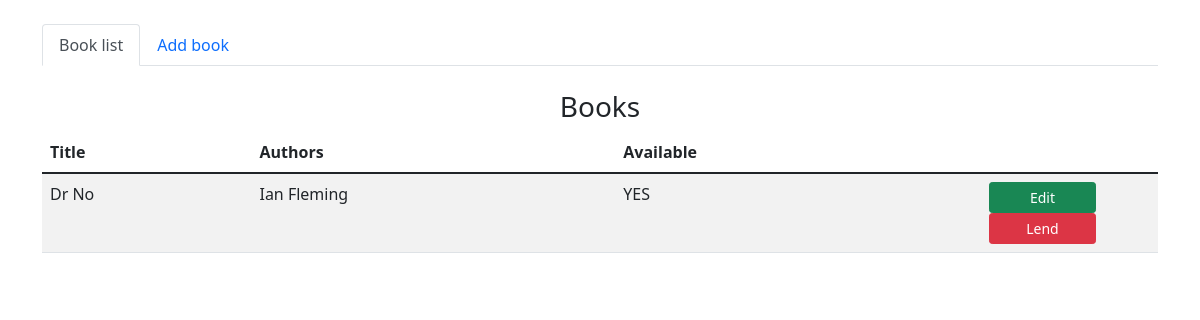
Before: / with the older database file.
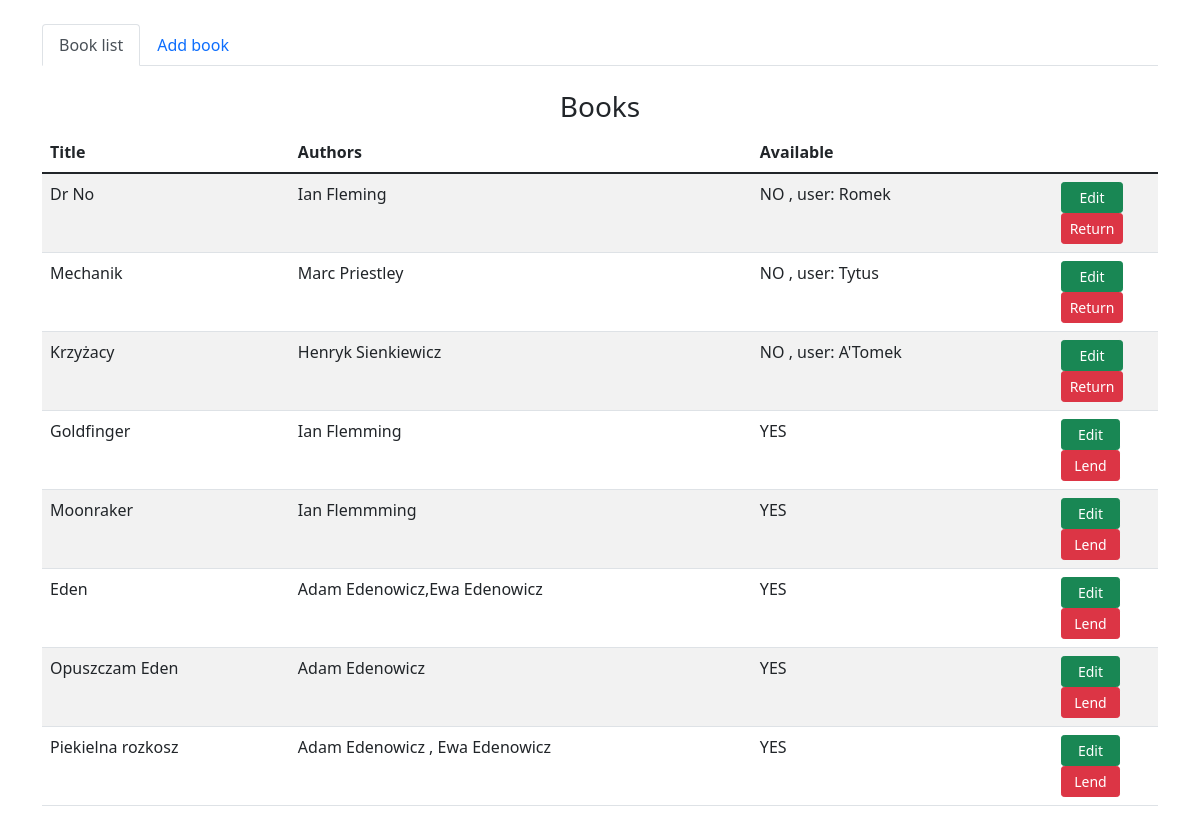
After: the same page with the newer database file.
### Website/models.py (models this page shows)
class Book(db.Model):
    title=db.Column(db.String(120), primary_key=True)
    authors=db.relationship("Author", backref='owner')
    available=db.Column(db.String(20))
    user=db.relationship("User", backref='user')

class Author(db.Model):
    name=db.Column(db.String(100), primary_key=True)
    book=db.Column(db.String, db.ForeignKey('book.title'))
    def __str__(self):
        return f'{self.name}'

class User(db.Model):
    name=db.Column(db.String(100), primary_key=True)
    book=db.Column(db.String, db.ForeignKey('book.title'))
    def __str__(self):
        return f'{self.name}'

### Website/views.py (the view)
@views.route('/', methods=['GET', 'POST'])
def home():
    books=Book.query.all()
    books_list=[]
    for book in books:
        books_list.append(BookSchema(book))
    return render_template('home.html', books=books_list, books_no=len(books))

### Website/templates/home.html (shortened to what this page needs)
{% extends "base.html" %}
{% block nav %}
    <div class="container">
        <ul class="nav nav-tabs">
          <li class="nav-item">
            <a class="nav-link active" href="/" role="button">Book list</a>
          </li>
          <li class="nav-item">
            <a class="nav-link" href="/add" role="button">Add book</a>
          </li>
        </ul>
    </div>
{% endblock %}
{% block content %}
<h3 align="center">Books</h3>
{% if books_no %}
<div class="table-responsive-md">
  <table class="table table-striped table-hover">
    <thead>
      <tr>
        <th scope="col">Title</th>
        <th scope="col">Authors</th>
        <th scope="col">Available</th>
        <th scope="col"></th>
      </tr>
    </thead>
  <tbody>
  {% for book in books %}
     <tr>
         <td>{{ book.title}}</td>
         <td>{{ book.authors }}</td>
         <td>{%if book.available == 'on'%} YES {%else%}NO , user: {{book.user[0] or 'N/A'}}{%endif%}</td>
         <td>
           <div class="d-grid col-6 mx-auto">
            <a class="btn btn-success btn-sm" type="button" href="/edit?title={{book.title}}">Edit</a>
            <a class="btn btn-danger btn-sm" type="button" {%if book.available == 'on'%} href="/lend?title={{book.title}}">Lend</a> {%else%} href="/return?title={{book.title}}&user={{book.user[0]}}">Return</a>{%endif%}
            </div>
          </td>
     </tr>
  {% endfor %}
  </tbody>
 </table>
</div>
{% else %}
<p align="center">No books</p>
{% endif %}{% endblock %}

### Website/templates/base.html (shortened to what this page needs)
<!DOCTYPE html>
<html>
  <head>
<link href="https://cdn.jsdelivr.net/npm/bootstrap@5.1.1/dist/css/bootstrap.min.css" rel="stylesheet">
    <link
      rel="stylesheet"
      href="https://stackpath.bootstrapcdn.com/font-awesome/4.7.0/css/font-awesome.min.css"
    />
  </head>
  <body>
  {% block nav %}{% endblock %}
  <div class="container">{% block content %} {% endblock %}</div>
  </body>
</html>

Changed rows visible on the page:
changed Book "Dr No": available "on" → empty (drawn)
added User: name "Romek"
added Book: title "Mechanik"
added Author: authors "Marc Priestley"
added User: name "Tytus"
added Book: title "Krzyżacy"
added Author: authors "Henryk Sienkiewicz"
added User: name "A'Tomek"
added Book: title "Goldfinger"
added Author: authors "Ian Flemming"
added Book: title "Moonraker"
added Author: authors "Ian Flemmming"
added Book: title "Eden"
added Author: authors "Adam Edenowicz,Ewa Edenowicz"
added Book: title "Opuszczam Eden"
added Author: authors "Adam Edenowicz"
added Book: title "Piekielna rozkosz"
added Author: authors "Adam Edenowicz , Ewa Edenowicz"
Other visible differences:
new list line: "Dr No"
new list line: "Ian Fleming"
new list line: "NO , user: Edit Return"
new list line: "YES Edit Lend"
list line gone: "Dr No"
list line gone: "Ian Fleming"
list line gone: "YES Edit Lend"
